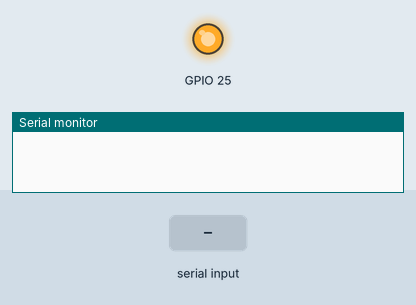
A sketch run on a simulated ESP32. Shown: output pins drawn as LEDs (lit = HIGH), the last lines printed to the serial monitor. The test bench sets the inputs (shaded band).

Above: at 12.8 s.
12.9 s: ",\n" received over Serial
At 18.4 s:
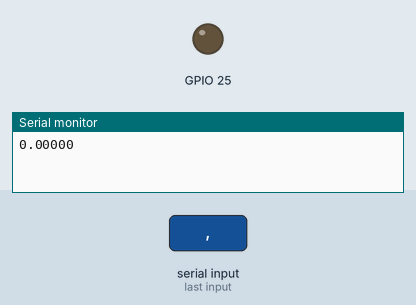
Timing chart, 0 to 24.9 s (numbered marks = the images above; inputs shaded):
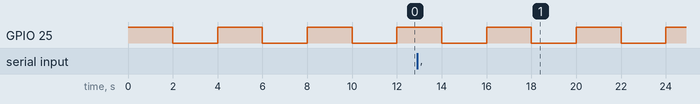

The sketch:

csv_bad.ino
```cpp
String inString = "";
float x,y;
void setup() {
  Serial.begin(9600);
  pinMode(25,OUTPUT);
  inString.reserve(200);
}
void loop() {
  digitalWrite(25,1); delay(2000);
  digitalWrite(25,0); delay(2000);
}
void serialEvent(){
  while (Serial.available()){
   char c= (char)Serial.read();
    if (c=='\n'){
       y= inString.toFloat();
       Serial.println(sqrt(x*x+y*y),5);
       inString="";
    }
    else if (c==','){
      x= inString.toFloat();
      inString="";
    }
    else
     inString+=c;
  }
}
```

Measured:
- by itself, GPIO 25: alternates HIGH for 2.0 s and LOW for 2.0 s
